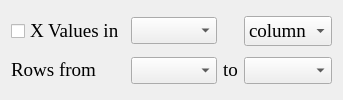
             <widget class="QWidget" name="tab_5">
              <property name="sizePolicy">
               <sizepolicy hsizetype="Preferred" vsizetype="Preferred">
                <horstretch>1</horstretch>
                <verstretch>0</verstretch>
               </sizepolicy>
              </property>
              <property name="minimumSize">
               <size>
                <width>0</width>
                <height>0</height>
               </size>
              </property>
              <attribute name="title">
               <string>X Values</string>
              </attribute>
              <layout class="QGridLayout" name="gridLayout_7">
               <item row="0" column="0">
                <widget class="QCheckBox" name="check_Xvalue">
                 <property name="sizePolicy">
                  <sizepolicy hsizetype="Fixed" vsizetype="Fixed">
                   <horstretch>0</horstretch>
                   <verstretch>0</verstretch>
                  </sizepolicy>
                 </property>
                 <property name="font">
                  <font>
                   <family>Times New Roman</family>
                   <pointsize>14</pointsize>
                  </font>
                 </property>
                 <property name="text">
                  <string>X Values in</string>
                 </property>
                 <property name="iconSize">
                  <size>
                   <width>20</width>
                   <height>20</height>
                  </size>
                 </property>
                 <property name="tristate">
                  <bool>false</bool>
                 </property>
                </widget>
               </item>
               <item row="0" column="1">
                <widget class="QComboBox" name="combo_Xnumber">
                 <property name="sizePolicy">
                  <sizepolicy hsizetype="Expanding" vsizetype="Fixed">
                   <horstretch>0</horstretch>
                   <verstretch>0</verstretch>
                  </sizepolicy>
                 </property>
                 <property name="font">
                  <font>
                   <family>Times New Roman</family>
                   <pointsize>12</pointsize>
                  </font>
                 </property>
                </widget>
               </item>
               <item row="0" column="3">
                <widget class="QComboBox" name="combo_Xrowcol">
                 <property name="sizePolicy">
                  <sizepolicy hsizetype="Fixed" vsizetype="Fixed">
                   <horstretch>0</horstretch>
                   <verstretch>0</verstretch>
                  </sizepolicy>
                 </property>
                 <property name="font">
                  <font>
                   <family>Times New Roman</family>
                   <pointsize>14</pointsize>
                  </font>
                 </property>
                 <property name="currentText">
                  <string>column</string>
                 </property>
                 <property name="currentIndex">
                  <number>0</number>
                 </property>
                 <item>
                  <property name="text">
                   <string>column</string>
                  </property>
                 </item>
                 <item>
                  <property name="text">
                   <string>row</string>
                  </property>
                 </item>
                </widget>
               </item>
               <item row="1" column="0">
                <widget class="QLabel" name="label_Xrowcol">
                 <property name="sizePolicy">
                  <sizepolicy hsizetype="Fixed" vsizetype="Fixed">
                   <horstretch>0</horstretch>
                   <verstretch>0</verstretch>
                  </sizepolicy>
                 </property>
                 <property name="font">
                  <font>
                   <family>Times New Roman</family>
                   <pointsize>14</pointsize>
                  </font>
                 </property>
                 <property name="frameShape">
                  <enum>QFrame::NoFrame</enum>
                 </property>
                 <property name="frameShadow">
                  <enum>QFrame::Raised</enum>
                 </property>
                 <property name="lineWidth">
                  <number>1</number>
                 </property>
                 <property name="text">
                  <string>&lt;html&gt;&lt;head/&gt;&lt;body&gt;&lt;p&gt;Rows from&lt;/p&gt;&lt;/body&gt;&lt;/html&gt;</string>
                 </property>
                </widget>
               </item>
               <item row="1" column="1">
                <widget class="QComboBox" name="combo_Xbegin">
                 <property name="sizePolicy">
                  <sizepolicy hsizetype="Expanding" vsizetype="Fixed">
                   <horstretch>0</horstretch>
                   <verstretch>0</verstretch>
                  </sizepolicy>
                 </property>
                 <property name="font">
                  <font>
                   <family>Times New Roman</family>
                   <pointsize>12</pointsize>
                  </font>
                 </property>
                </widget>
               </item>
               <item row="1" column="2">
                <widget class="QLabel" name="label_Xtill">
                 <property name="sizePolicy">
                  <sizepolicy hsizetype="Fixed" vsizetype="Preferred">
                   <horstretch>0</horstretch>
                   <verstretch>0</verstretch>
                  </sizepolicy>
                 </property>
                 <property name="font">
                  <font>
                   <family>Times New Roman</family>
                   <pointsize>14</pointsize>
                  </font>
                 </property>
                 <property name="text">
                  <string>&lt;html&gt;&lt;head/&gt;&lt;body&gt;&lt;p&gt;to&lt;/p&gt;&lt;/body&gt;&lt;/html&gt;</string>
                 </property>
                </widget>
               </item>
               <item row="1" column="3">
                <widget class="QComboBox" name="combo_Xend">
                 <property name="sizePolicy">
                  <sizepolicy hsizetype="Preferred" vsizetype="Fixed">
                   <horstretch>0</horstretch>
                   <verstretch>0</verstretch>
                  </sizepolicy>
                 </property>
                 <property name="font">
                  <font>
                   <family>Times New Roman</family>
                   <pointsize>12</pointsize>
                  </font>
                 </property>
                </widget>
               </item>
              </layout>
             </widget>
